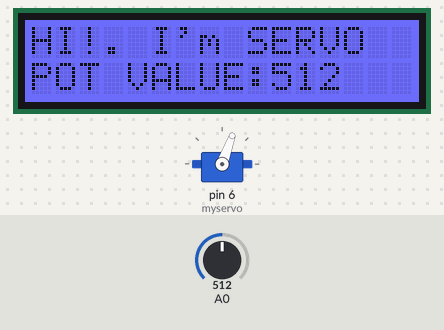
The sketch below on a simulated Arduino Uno, built with avr-gcc and run on an emulated ATmega328P. Shown: 16×2 character LCD, servo. The inputs (shaded band) are chosen by the test bench; at power-on: A0 = 512.

Above: at 1.2 s.
1.3 s: A0 set to 716
At 2.4 s:
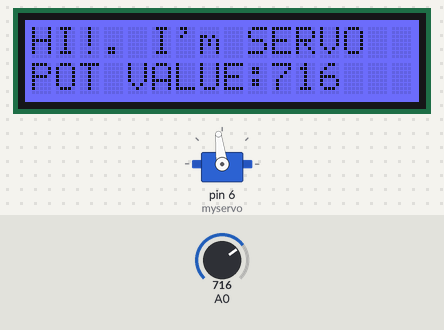
2.8 s: A0 set to 900
At 3.8 s:
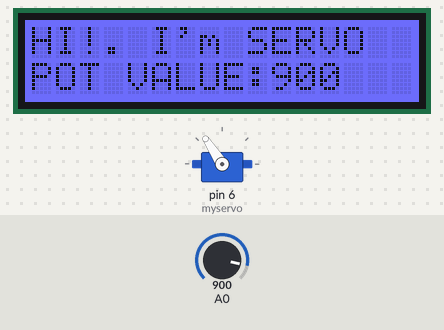
4.3 s: A0 set to 1023
At 5.5 s:
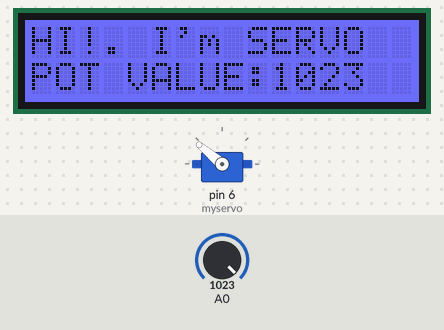
5.8 s: A0 set to 306
At 7.0 s:
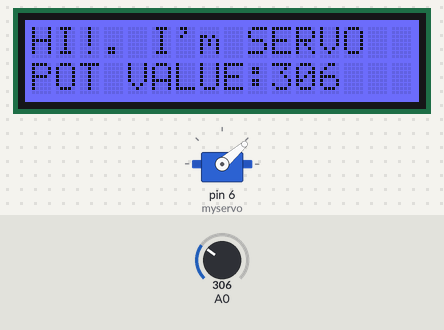
7.3 s: A0 set to 122
At 8.4 s:
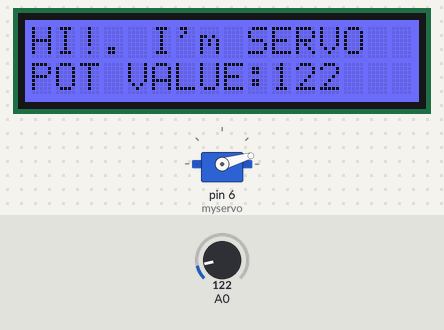
Timing chart, 0 to 9.8 s (numbered marks = the images above; inputs shaded):
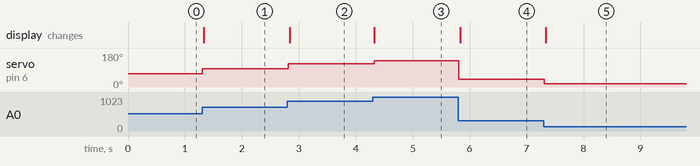

The sketch:

POTToServo.ino
```cpp
// (licence header left out)
#include <Wire.h>
#include "rgb_lcd.h"
#include <Servo.h>

rgb_lcd lcd;

Servo myservo;  // create servo object to control a servo

void setup()
{
    lcd.begin(16, 2); //SPECIFY THE COLUMNS AND ROWS OF THE DISPLAY
    lcd.print("HI!. I'm SERVO"); //PRINT AN INITIAL MESSAGE
    setBackgroundColor();
    myservo.attach(6);
}

void loop()
{
  readPotAndPrint();
  setServoAngle();
}

void setBackgroundColor(){
  int red, green, blue;
  red = 64;
  green = 64;
  blue = 255;

  lcd.setRGB(red, green, blue);
}

void readPotAndPrint(){
    int potValue = analogRead(0);
    lcd.setCursor(0,2);
    lcd.print("POT VALUE:");
    lcd.print(potValue);
    lcd.print("     ");
}

void setServoAngle(){
  int val = analogRead(0);            // reads the value of the potentiometer (value between 0 and 1023)
  val = map(val, 0, 1023, 0, 140);     // scale it to use it with the servo (value between 0 and 150)
  myservo.write(val);                  // sets the servo position according to the scaled value
  delay(15);
}
```

Measured:
- after the input at 1.3 s, servo on pin 6 (myservo): 70° → 97° at once; the display: changes at once (image 1)
- after the input at 2.8 s, servo on pin 6 (myservo): 97° → 123° at once; the display: changes at once (image 2)
- after the input at 4.3 s, servo on pin 6 (myservo): 123° → 140° at once; the display: changes at once (image 3)
- after the input at 5.8 s, servo on pin 6 (myservo): 140° → 41° at once; the display: changes at once (image 4)
- after the input at 7.3 s, servo on pin 6 (myservo): 41° → 16° at once; the display: changes at once (image 5)
